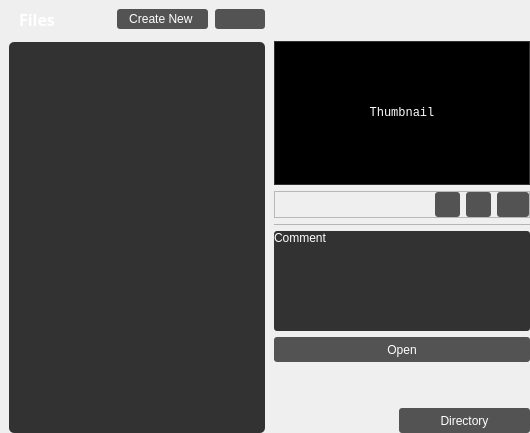
                        <widget class="QFrame" name="frameListsFilesAssets">
                         <property name="maximumSize">
                          <size>
                           <width>16777215</width>
                           <height>16777215</height>
                          </size>
                         </property>
                         <property name="frameShape">
                          <enum>QFrame::NoFrame</enum>
                         </property>
                         <property name="frameShadow">
                          <enum>QFrame::Raised</enum>
                         </property>
                         <layout class="QHBoxLayout" name="horizontalLayout_27">
                          <property name="leftMargin">
                           <number>0</number>
                          </property>
                          <property name="topMargin">
                           <number>0</number>
                          </property>
                          <property name="rightMargin">
                           <number>0</number>
                          </property>
                          <property name="bottomMargin">
                           <number>0</number>
                          </property>
                          <item>
                           <widget class="QFrame" name="frameFilesAssets">
                            <property name="maximumSize">
                             <size>
                              <width>16777215</width>
                              <height>16777215</height>
                             </size>
                            </property>
                            <property name="frameShape">
                             <enum>QFrame::NoFrame</enum>
                            </property>
                            <property name="frameShadow">
                             <enum>QFrame::Raised</enum>
                            </property>
                            <layout class="QVBoxLayout" name="verticalLayout_21">
                             <property name="spacing">
                              <number>9</number>
                             </property>
                             <property name="leftMargin">
                              <number>9</number>
                             </property>
                             <property name="topMargin">
                              <number>0</number>
                             </property>
                             <property name="rightMargin">
                              <number>0</number>
                             </property>
                             <property name="bottomMargin">
                              <number>0</number>
                             </property>
                             <item>
                              <widget class="QFrame" name="frameTitleFilesAssets">
                               <property name="minimumSize">
                                <size>
                                 <width>0</width>
                                 <height>33</height>
                                </size>
                               </property>
                               <property name="maximumSize">
                                <size>
                                 <width>16777215</width>
                                 <height>33</height>
                                </size>
                               </property>
                               <property name="frameShape">
                                <enum>QFrame::NoFrame</enum>
                               </property>
                               <property name="frameShadow">
                                <enum>QFrame::Raised</enum>
                               </property>
                               <layout class="QHBoxLayout" name="horizontalLayout_29">
                                <property name="leftMargin">
                                 <number>0</number>
                                </property>
                                <property name="rightMargin">
                                 <number>0</number>
                                </property>
                                <property name="bottomMargin">
                                 <number>3</number>
                                </property>
                                <item>
                                 <spacer name="spacerFilesAssets">
                                  <property name="orientation">
                                   <enum>Qt::Horizontal</enum>
                                  </property>
                                  <property name="sizeType">
                                   <enum>QSizePolicy::Fixed</enum>
                                  </property>
                                  <property name="sizeHint" stdset="0">
                                   <size>
                                    <width>10</width>
                                    <height>0</height>
                                   </size>
                                  </property>
                                 </spacer>
                                </item>
                                <item>
                                 <widget class="QLabel" name="labelFilesAssets">
                                  <property name="font">
                                   <font>
                                    <family>Source Sans Pro</family>
                                    <pointsize>12</pointsize>
                                    <weight>75</weight>
                                    <bold>true</bold>
                                   </font>
                                  </property>
                                  <property name="styleSheet">
                                   <string notr="true">color: rgb(255, 255, 255);</string>
                                  </property>
                                  <property name="text">
                                   <string>Files</string>
                                  </property>
                                  <property name="alignment">
                                   <set>Qt::AlignLeading|Qt::AlignLeft|Qt::AlignVCenter</set>
                                  </property>
                                 </widget>
                                </item>
                                <item>
                                 <widget class="QPushButton" name="buttonCreateFilesAssets">
                                  <property name="minimumSize">
                                   <size>
                                    <width>0</width>
                                    <height>20</height>
                                   </size>
                                  </property>
                                  <property name="maximumSize">
                                   <size>
                                    <width>95</width>
                                    <height>20</height>
                                   </size>
                                  </property>
                                  <property name="font">
                                   <font>
                                    <family>Segoe UI</family>
                                    <pointsize>9</pointsize>
                                    <weight>50</weight>
                                    <bold>false</bold>
                                   </font>
                                  </property>
                                  <property name="styleSheet">
                                   <string notr="true">QPushButton
{
	background-color: rgb(83, 83, 83);
	color: rgb(255, 255, 255);
	border-radius: 3px;
}
QPushButton:hover:!pressed
{
	background-color: rgb(100, 100, 100);
}</string>
                                  </property>
                                  <property name="text">
                                   <string>Create New </string>
                                  </property>
                                  <property name="icon">
                                   <iconset resource="cioxoQtResources.qrc">
                                    <normaloff>:/icons/graphics/icons/plus.svg</normaloff>:/icons/graphics/icons/plus.svg</iconset>
                                  </property>
                                 </widget>
                                </item>
                                <item>
                                 <spacer name="spacerReloadFilesAssets">
                                  <property name="orientation">
                                   <enum>Qt::Horizontal</enum>
                                  </property>
                                  <property name="sizeType">
                                   <enum>QSizePolicy::Fixed</enum>
                                  </property>
                                  <property name="sizeHint" stdset="0">
                                   <size>
                                    <width>1</width>
                                    <height>20</height>
                                   </size>
                                  </property>
                                 </spacer>
                                </item>
                                <item>
                                 <widget class="QPushButton" name="buttonReloadFilesAssets">
                                  <property name="minimumSize">
                                   <size>
                                    <width>50</width>
                                    <height>20</height>
                                   </size>
                                  </property>
                                  <property name="maximumSize">
                                   <size>
                                    <width>50</width>
                                    <height>20</height>
                                   </size>
                                  </property>
                                  <property name="font">
                                   <font>
                                    <family>Roboto</family>
                                    <pointsize>9</pointsize>
                                   </font>
                                  </property>
                                  <property name="styleSheet">
                                   <string notr="true">QPushButton
{
	background-color: rgb(83, 83, 83);
	color: rgb(255, 255, 255);
	border-radius: 3px;
}
QPushButton:hover:!pressed
{
	background-color: rgb(100, 100, 100);
}</string>
                                  </property>
                                  <property name="text">
                                   <string/>
                                  </property>
                                  <property name="icon">
                                   <iconset resource="cioxoQtResources.qrc">
                                    <normaloff>:/icons/graphics/icons/refreshCw.svg</normaloff>:/icons/graphics/icons/refreshCw.svg</iconset>
                                  </property>
                                 </widget>
                                </item>
                               </layout>
                              </widget>
                             </item>
                             <item>
                              <widget class="QListWidget" name="listFilesAssets">
                               <property name="font">
                                <font>
                                 <family>Segoe UI</family>
                                 <pointsize>10</pointsize>
                                </font>
                               </property>
                               <property name="styleSheet">
                                <string notr="true">QListWidget
{
	background-color: rgb(50, 50, 50);
	color: rgb(180, 180, 180);
	border-radius:5px;
}
QListWidget:item:hover:!pressed
{
	background :  rgb(70, 70, 70);
	color: rgb(255, 255, 255);
}

QScrollBar:vertical {
	border: none;
    background: rgb(50, 50, 50);
    width: 8px;
	border-top-right-radius: 4px;
	border-bottom-right-radius: 4px;
 }

/*  HANDLE BAR VERTICAL */
QScrollBar::handle:vertical {	
	background-color: rgb(130, 130, 130);
	min-height: 30px;
	border-radius: 3px;
}
QScrollBar::handle:vertical:hover{	
	background-color: rgb(255, 255, 255);
}
QScrollBar::handle:vertical:pressed {	
	background-color: rgb(200, 200, 200);
}

/* BTN TOP - SCROLLBAR */
QScrollBar::sub-line:vertical {
	border: none;
	background-color: rgb(59, 59, 90);
	height: 0px;
	border-top-left-radius: 3px;
	border-top-right-radius: 3px;
	subcontrol-position: top;
	subcontrol-origin: margin;
}
QScrollBar::sub-line:vertical:hover {	
	background-color: rgb(255, 255, 255);
}
QScrollBar::sub-line:vertical:pressed {	
	background-color: rgb(200, 200, 200);
}

/* BTN BOTTOM - SCROLLBAR */
QScrollBar::add-line:vertical {
	border: none;
	background-color: rgb(59, 59, 90);
	height: 0px;
	border-bottom-left-radius: 7px;
	border-bottom-right-radius: 7px;
	subcontrol-position: bottom;
	subcontrol-origin: margin;
}
QScrollBar::add-line:vertical:hover {	
	background-color: rgb(255, 0, 127);
}
QScrollBar::add-line:vertical:pressed {	
	background-color: rgb(185, 0, 92);
}

/* RESET ARROW */
QScrollBar::up-arrow:vertical, QScrollBar::down-arrow:vertical {
	background: none;
}
QScrollBar::add-page:vertical, QScrollBar::sub-page:vertical {
	background: none;
}</string>
                               </property>
                               <property name="frameShape">
                                <enum>QFrame::NoFrame</enum>
                               </property>
                               <property name="verticalScrollMode">
                                <enum>QAbstractItemView::ScrollPerPixel</enum>
                               </property>
                               <property name="horizontalScrollMode">
                                <enum>QAbstractItemView::ScrollPerPixel</enum>
                               </property>
                               <property name="spacing">
                                <number>4</number>
                               </property>
                               <property name="viewMode">
                                <enum>QListView::ListMode</enum>
                               </property>
                               <property name="sortingEnabled">
                                <bool>false</bool>
                               </property>
                              </widget>
                             </item>
                            </layout>
                           </widget>
                          </item>
                          <item>
                           <widget class="QFrame" name="frameRightSideFilesAssets">
                            <property name="maximumSize">
                             <size>
                              <width>259</width>
                              <height>16777215</height>
                             </size>
                            </property>
                            <property name="frameShape">
                             <enum>QFrame::NoFrame</enum>
                            </property>
                            <property name="frameShadow">
                             <enum>QFrame::Raised</enum>
                            </property>
                            <layout class="QVBoxLayout" name="verticalLayout_22">
                             <property name="leftMargin">
                              <number>3</number>
                             </property>
                             <property name="topMargin">
                              <number>2</number>
                             </property>
                             <property name="rightMargin">
                              <number>0</number>
                             </property>
                             <property name="bottomMargin">
                              <number>0</number>
                             </property>
                             <item>
                              <spacer name="verticalSpacerFilesAssets">
                               <property name="orientation">
                                <enum>Qt::Vertical</enum>
                               </property>
                               <property name="sizeType">
                                <enum>QSizePolicy::Fixed</enum>
                               </property>
                               <property name="sizeHint" stdset="0">
                                <size>
                                 <width>20</width>
                                 <height>39</height>
                                </size>
                               </property>
                              </spacer>
                             </item>
                             <item>
                              <widget class="QLabel" name="labelThumbnailFilesAssets">
                               <property name="minimumSize">
                                <size>
                                 <width>256</width>
                                 <height>144</height>
                                </size>
                               </property>
                               <property name="maximumSize">
                                <size>
                                 <width>256</width>
                                 <height>144</height>
                                </size>
                               </property>
                               <property name="font">
                                <font>
                                 <family>Consolas</family>
                                </font>
                               </property>
                               <property name="styleSheet">
                                <string notr="true">QLabel
{	
	color: rgb(255, 255, 255);
	background-color: rgb(0, 0, 0);
	border-style: solid;    
	border-width: 1px;
	border-radius: 0px;
	border-color: rgb(50, 50, 50);
}
</string>
                               </property>
                               <property name="text">
                                <string>Thumbnail</string>
                               </property>
                               <property name="alignment">
                                <set>Qt::AlignCenter</set>
                               </property>
                              </widget>
                             </item>
                             <item>
                              <widget class="QFrame" name="frameFunctionsThumbnailFilesAssets">
                               <property name="frameShape">
                                <enum>QFrame::StyledPanel</enum>
                               </property>
                               <property name="frameShadow">
                                <enum>QFrame::Raised</enum>
                               </property>
                               <layout class="QHBoxLayout" name="horizontalLayout_30">
                                <property name="leftMargin">
                                 <number>0</number>
                                </property>
                                <property name="topMargin">
                                 <number>0</number>
                                </property>
                                <property name="rightMargin">
                                 <number>0</number>
                                </property>
                                <property name="bottomMargin">
                                 <number>0</number>
                                </property>
                                <item>
                                 <spacer name="horizontalSpacerFilesAssets">
                                  <property name="orientation">
                                   <enum>Qt::Horizontal</enum>
                                  </property>
                                  <property name="sizeHint" stdset="0">
                                   <size>
                                    <width>40</width>
                                    <height>20</height>
                                   </size>
                                  </property>
                                 </spacer>
                                </item>
                                <item>
                                 <widget class="QPushButton" name="buttonDeleteThumbnailFilesAssets">
                                  <property name="minimumSize">
                                   <size>
                                    <width>25</width>
                                    <height>25</height>
                                   </size>
                                  </property>
                                  <property name="maximumSize">
                                   <size>
                                    <width>25</width>
                                    <height>25</height>
                                   </size>
                                  </property>
                                  <property name="styleSheet">
                                   <string notr="true">QPushButton
{
	background-color: rgb(83, 83, 83);
	color: rgb(255, 255, 255);
	border-radius: 3px;
}
QPushButton:hover:!pressed
{
	background-color: rgb(100, 100, 100);
}</string>
                                  </property>
                                  <property name="text">
                                   <string/>
                                  </property>
                                  <property name="icon">
                                   <iconset resource="cioxoQtResources.qrc">
                                    <normaloff>:/icons/graphics/icons/trash02.svg</normaloff>:/icons/graphics/icons/trash02.svg</iconset>
                                  </property>
                                 </widget>
                                </item>
                                <item>
                                 <widget class="QPushButton" name="buttonRefreshThumbnailFilesAssets">
                                  <property name="minimumSize">
                                   <size>
                                    <width>25</width>
                                    <height>25</height>
                                   </size>
                                  </property>
                                  <property name="maximumSize">
                                   <size>
                                    <width>25</width>
                                    <height>25</height>
                                   </size>
                                  </property>
                                  <property name="styleSheet">
                                   <string notr="true">QPushButton
{
	background-color: rgb(83, 83, 83);
	color: rgb(255, 255, 255);
	border-radius: 3px;
}
QPushButton:hover:!pressed
{
	background-color: rgb(100, 100, 100);
}</string>
                                  </property>
                                  <property name="text">
                                   <string/>
                                  </property>
                                  <property name="icon">
                                   <iconset resource="cioxoQtResources.qrc">
                                    <normaloff>:/icons/graphics/icons/refreshCw.svg</normaloff>:/icons/graphics/icons/refreshCw.svg</iconset>
                                  </property>
                                 </widget>
                                </item>
                                <item>
                                 <widget class="QPushButton" name="buttonChargeThumbnailFilesAssets">
                                  <property name="minimumSize">
                                   <size>
                                    <width>25</width>
                                    <height>25</height>
                                   </size>
                                  </property>
                                  <property name="font">
                                   <font>
                                    <family>Segoe UI</family>
                                    <pointsize>9</pointsize>
                                   </font>
                                  </property>
                                  <property name="styleSheet">
                                   <string notr="true">QPushButton
{
	background-color: rgb(83, 83, 83);
	color: rgb(255, 255, 255);
	border-radius: 3px;
}
QPushButton:hover:!pressed
{
	background-color: rgb(100, 100, 100);
}</string>
                                  </property>
                                  <property name="text">
                                   <string/>
                                  </property>
                                  <property name="icon">
                                   <iconset resource="cioxoQtResources.qrc">
                                    <normaloff>:/icons/graphics/icons/image.svg</normaloff>:/icons/graphics/icons/image.svg</iconset>
                                  </property>
                                 </widget>
                                </item>
                               </layout>
                              </widget>
                             </item>
                             <item>
                              <widget class="QLabel" name="labelLineThumbnailFilesAssets">
                               <property name="maximumSize">
                                <size>
                                 <width>16777215</width>
                                 <height>1</height>
                                </size>
                               </property>
                               <property name="styleSheet">
                                <string notr="true">border-color: rgb(180, 180, 180);
border-style:solid;
border-radius: 5px;
border-width: 1px;</string>
                               </property>
                               <property name="text">
                                <string/>
                               </property>
                              </widget>
                             </item>
                             <item>
                              <widget class="QLabel" name="labelCommentFilesAssets">
                               <property name="minimumSize">
                                <size>
                                 <width>0</width>
                                 <height>100</height>
                                </size>
                               </property>
                               <property name="font">
                                <font>
                                 <family>Segoe UI</family>
                                 <pointsize>9</pointsize>
                                </font>
                               </property>
                               <property name="layoutDirection">
                                <enum>Qt::LeftToRight</enum>
                               </property>
                               <property name="styleSheet">
                                <string notr="true">	background-color: rgb(50, 50, 50);
	color: rgb(255, 255, 255);
	border-radius: 3px;
	border-color: rgb(50, 50, 50);</string>
                               </property>
                               <property name="text">
                                <string>Comment</string>
                               </property>
                               <property name="alignment">
                                <set>Qt::AlignLeading|Qt::AlignLeft|Qt::AlignTop</set>
                               </property>
                               <property name="wordWrap">
                                <bool>true</bool>
                               </property>
                               <property name="margin">
                                <number>6</number>
                               </property>
                              </widget>
                             </item>
                             <item>
                              <widget class="QPushButton" name="buttonOpenFilesAssets">
                               <property name="minimumSize">
                                <size>
                                 <width>0</width>
                                 <height>25</height>
                                </size>
                               </property>
                               <property name="maximumSize">
                                <size>
                                 <width>16777215</width>
                                 <height>25</height>
                                </size>
                               </property>
                               <property name="font">
                                <font>
                                 <family>Segoe UI</family>
                                 <pointsize>9</pointsize>
                                </font>
                               </property>
                               <property name="styleSheet">
                                <string notr="true">QPushButton
{
	background-color: rgb(83, 83, 83);
	color: rgb(255, 255, 255);
	border-radius: 3px;
}
QPushButton:hover:!pressed
{
	background-color: rgb(100, 100, 100);
}</string>
                               </property>
                               <property name="text">
                                <string>Open</string>
                               </property>
                               <property name="icon">
                                <iconset resource="cioxoQtResources.qrc">
                                 <normaloff>:/icons/graphics/icons/arrowUpRight.svg</normaloff>:/icons/graphics/icons/arrowUpRight.svg</iconset>
                               </property>
                              </widget>
                             </item>
                             <item>
                              <spacer name="verticalSpacerDirectoryFilesAssets">
                               <property name="orientation">
                                <enum>Qt::Vertical</enum>
                               </property>
                               <property name="sizeHint" stdset="0">
                                <size>
                                 <width>20</width>
                                 <height>40</height>
                                </size>
                               </property>
                              </spacer>
                             </item>
                             <item>
                              <layout class="QHBoxLayout" name="layoutDirectoryFilesAssets">
                               <item>
                                <spacer name="horizontalSpacerDirectoryFilesAssets">
                                 <property name="orientation">
                                  <enum>Qt::Horizontal</enum>
                                 </property>
                                 <property name="sizeHint" stdset="0">
                                  <size>
                                   <width>40</width>
                                   <height>20</height>
                                  </size>
                                 </property>
                                </spacer>
                               </item>
                               <item>
                                <widget class="QPushButton" name="buttonDirectoryFilesAssets">
                                 <property name="minimumSize">
                                  <size>
                                   <width>131</width>
                                   <height>25</height>
                                  </size>
                                 </property>
                                 <property name="maximumSize">
                                  <size>
                                   <width>16777215</width>
                                   <height>25</height>
                                  </size>
                                 </property>
                                 <property name="font">
                                  <font>
                                   <family>Segoe UI</family>
                                   <pointsize>9</pointsize>
                                  </font>
                                 </property>
                                 <property name="styleSheet">
                                  <string notr="true">QPushButton
{
	background-color: rgb(83, 83, 83);
	color: rgb(255, 255, 255);
	border-radius: 3px;
}
QPushButton:hover:!pressed
{
	background-color: rgb(100, 100, 100);
}</string>
                                 </property>
                                 <property name="text">
                                  <string>Directory</string>
                                 </property>
                                 <property name="icon">
                                  <iconset resource="cioxoQtResources.qrc">
                                   <normaloff>:/icons/graphics/icons/folder.svg</normaloff>:/icons/graphics/icons/folder.svg</iconset>
                                 </property>
                                </widget>
                               </item>
                              </layout>
                             </item>
                            </layout>
                           </widget>
                          </item>
                         </layout>
                        </widget>
